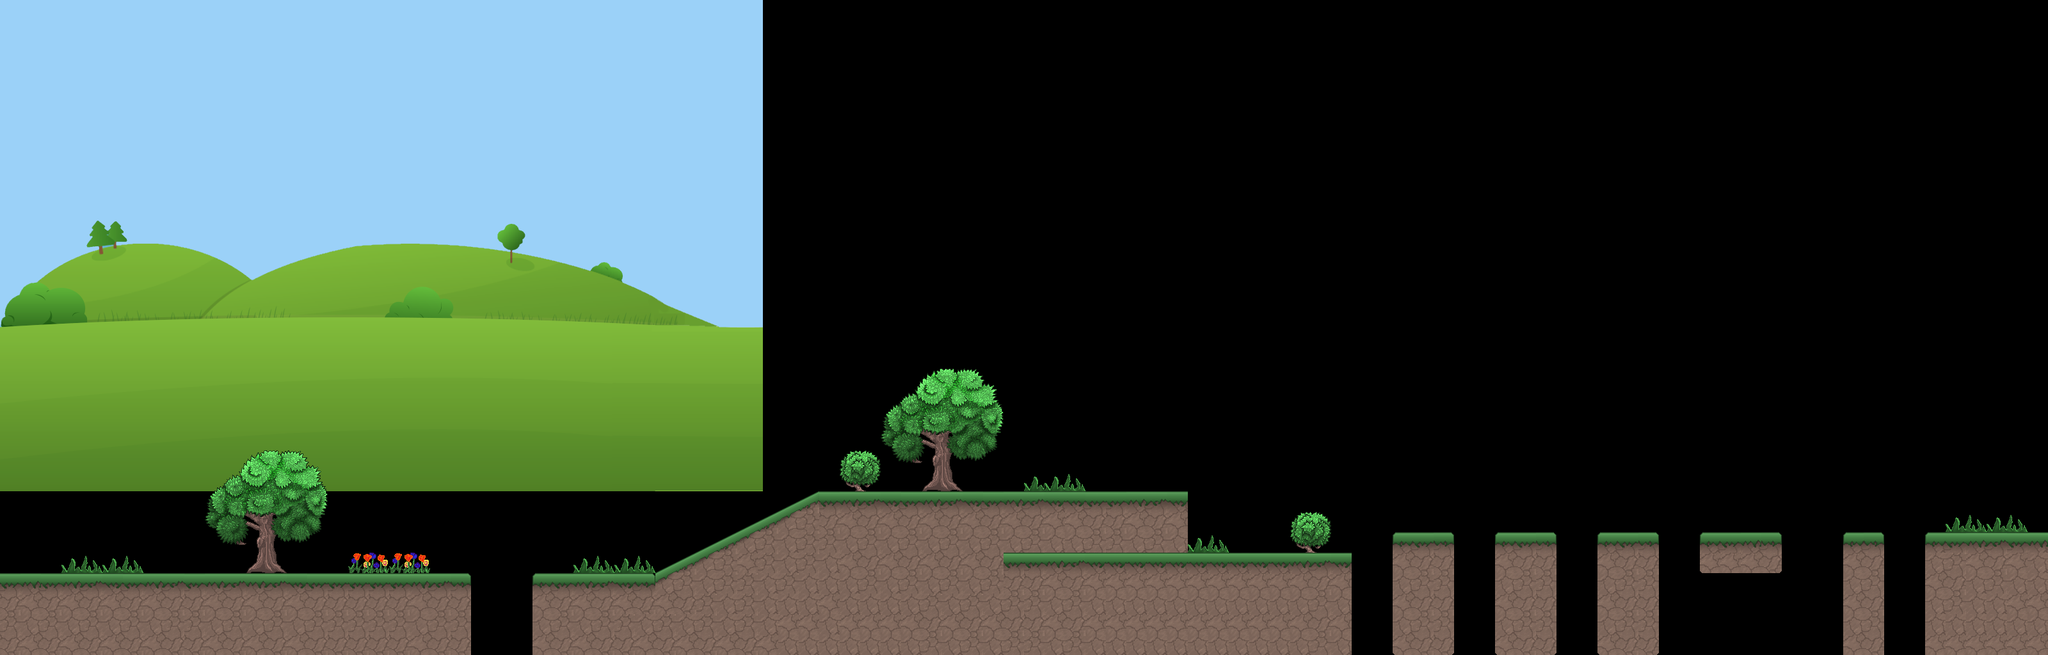

Rendered tile map (Tiled .tmx) drawn with the repository's tilesets; below, a short description and the map source with its tile grids summarised:
An orthogonal 100x32 tile map with 32x32 px tiles, 1 tile layer (background), 1 image layer and 12 objects (hero, enemy, fly).

<map version="1.0" orientation="orthogonal" renderorder="right-down" width="100" height="32" tilewidth="32" tileheight="32" nextobjectid="17">
 <tileset firstgid="1" name="Forest" tilewidth="32" tileheight="32">
  <image source="../img/tileset_forest.png" width="512" height="640" />
 </tileset>
 <imagelayer name="parallax1">
  <image source="../img/background.png" />
  <properties>
   <property name="ratio" value="0.33" />
  </properties>
 </imagelayer>
 <layer name="background" width="100" height="32">
  <data>[3200 cells, 567 non-empty, 92 distinct tile ids]</data>
 </layer>
 <objectgroup name="collision">
  <object id="1" x="15" y="787">
   <polyline points="0,0 -2,110 715,111 719,234" />
  </object>
  <object id="2" x="832" y="1021">
   <polyline points="0,0 2,-124 188,-125 446,-252 1019,-253" />
  </object>
  <object id="3" x="1569" y="864">
   <polyline points="0,0 542,1 544,153" />
  </object>
  <object id="4" x="2177" y="1017">
   <polyline points="0,0 0,-185 91,-185 94,2" />
  </object>
  <object id="5" x="2335" y="1020">
   <polyline points="0,0 2,-189 92,-187 96,-1" />
  </object>
  <object id="6" x="2495" y="1021">
   <polyline points="0,0 1,-189 95,-189 95,0" />
  </object>
  <object id="7" x="2656" y="893">
   <polyline points="0,0 0,-61 122,-59 126,-4" />
  </object>
  <object id="8" x="2880" y="1019">
   <polyline points="0,0 2,-185 60,-186 64,-1" />
  </object>
  <object id="9" x="3008" y="1020">
   <polyline points="0,0 2,-186 172,-187 172,-318" />
  </object>
 </objectgroup>
 <objectgroup name="Entities">
  <object id="10" name="hero" x="32" y="845" width="48" height="32">
   <properties>
    <property name="framewidth" value="48" />
    <property name="image" value="hero" />
   </properties>
  </object>
 </objectgroup>
 <objectgroup name="EnemyEntities">
  <object id="11" name="enemy" x="257" y="862" width="471" height="32" />
  <object id="16" name="fly" x="673" y="554">
   <polyline points="0,0 -130,279 -234,-2" />
  </object>
 </objectgroup>
</map>
